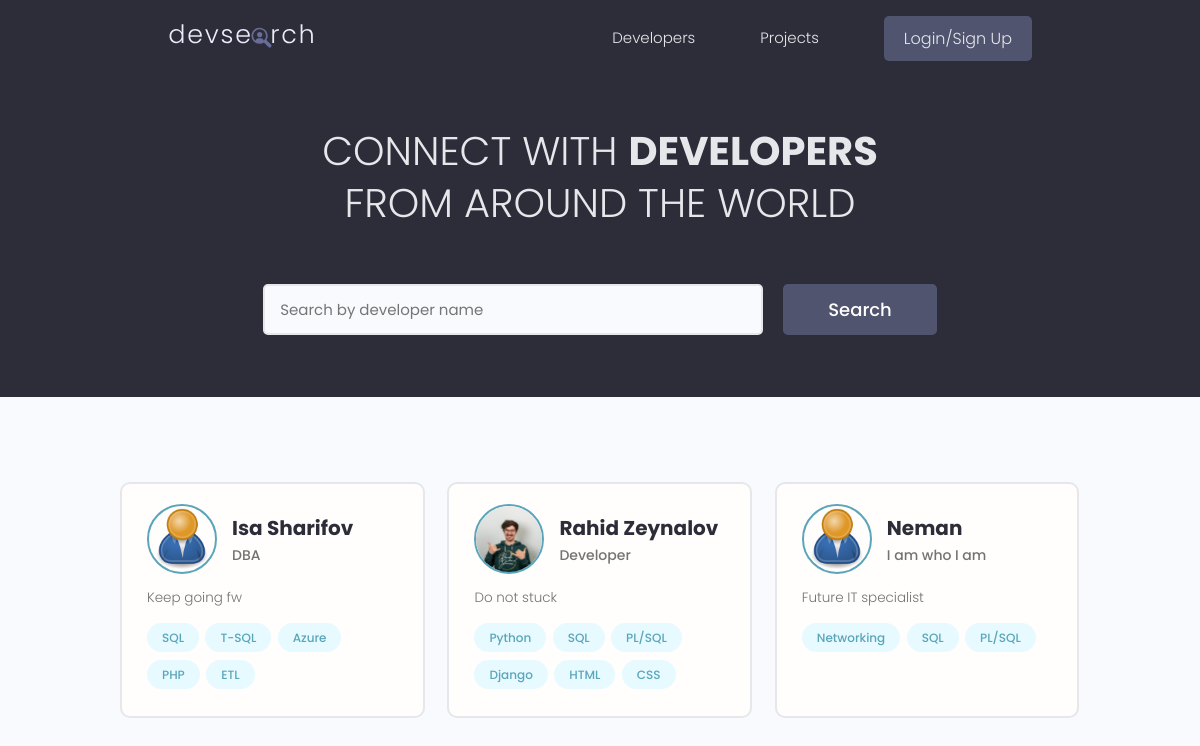
The page / on the database its author committed.
### users/models.py (models this page shows, shortened)
class Profile(models.Model):
    user = models.OneToOneField(User, on_delete=models.CASCADE, null=True, blank=True)
    name = models.CharField(max_length=150, null=True, blank=True)
    email = models.EmailField(max_length=150, null=True, blank=True)
    username = models.CharField(max_length=150, null=True, blank=True)
    location = models.CharField(max_length=150, null=True, blank=True)
    short_intro = models.CharField(max_length=200, null=True, blank=True)
    bio = models.TextField(null=True, blank=True)
    profile_image = models.ImageField(null=True, blank=True, upload_to='profiles/', default="profiles/users-default.png")
    social_github = models.CharField(max_length=150, null=True, blank=True)
    social_stackoverflow = models.CharField(max_length=150, null=True, blank=True)
    social_linkedin = models.CharField(max_length=150, null=True, blank=True)
    social_youtube = models.CharField(max_length=150, null=True, blank=True)
    social_medium = models.CharField(max_length=150, null=True, blank=True)
    created = models.DateTimeField(auto_now_add=True, null=True, blank=True)
    id = models.UUIDField(default=uuid.uuid4, unique=True, primary_key=True, editable=False)
    class Meta:
        ordering =['created']

class Skill(models.Model):
    owner = models.ForeignKey(Profile, on_delete=models.CASCADE, null=True, blank=True)
    name = models.CharField(max_length=150, null=True, blank=True)
    description = models.TextField(null=True, blank=True)
    created = models.DateTimeField(auto_now_add=True, null=True, blank=True)
    id = models.UUIDField(default=uuid.uuid4, unique=True, primary_key=True, editable=False)

### users/views.py (the view)
# urls.py: path('', views.profiles, name="profiles"),
def profiles(request):
    profiles, search_query = searchProfiles(request)
    custome_range, profiles = paginateProfiles(request, profiles, 3)
    context = {'profiles':profiles, 'search_query': search_query, 'custome_range':custome_range}
    return render(request, 'users/profiles.html', context=context)

### users/utils.py (called while the page is built)
def searchProfiles(request):
    search_query = ''
    if request.GET.get('search_query'):
        search_query = request.GET.get('search_query')
    skills = Skill.objects.filter(name__icontains=search_query)
    profiles = Profile.objects.distinct().filter(
        Q(name__icontains = search_query) |
        Q(short_intro__icontains = search_query) |
        Q(skill__in = skills))
    return profiles, search_query

### users/templates/users/profiles.html (shortened to what this page needs)
{% extends 'main.html' %}
{% block content %}
<main class="home">
    <section class="hero-section text-center">
        <div class="container container--narrow">
            <div class="hero-section__box">
                <h2>CONNECT WITH <span>DEVELOPERS</span></h2>
                <h2>FROM AROUND THE WORLD</h2>
            </div>
            <div class="hero-section__search">
                <form id="searchForm" class="form" action="{% url 'profiles' %}" method="get">
                    <div class="form__field">
                        <input class="input input--text" id="formInput#search" type="text" name="search_query"
                            value = "{{search_query}}" placeholder="Search by developer name" />
                    </div>
                    <input class="btn btn--sub btn--lg" type="submit" value="Search" />
                </form>
            </div>
        </div>
    </section>
    <section class="devlist">
        <div class="container">
            <div class="grid grid--three">
                {% for profile in profiles %}
                <div class="column card">
                    <div class="dev">
                        <a href="{% url 'user-profile' profile.id %}" class="card__body">
                            <div class="dev__profile">
                                <img class="avatar avatar--md" src="{{profile.profile_image.url}}"
                                    alt="image" />
                                <div class="dev__meta">
                                    <h3>{{profile.name}}</h3>
                                    <h5>{{profile.short_intro}}</h5>
                                </div>
                            </div>
                            <p class="dev__info">
                                {{profile.bio|slice:"150"}}
                            </p>
                            <div class="dev__skills">
                                {% for skill in profile.skill_set.all|slice:"6" %}
                                <span class="tag tag--pill tag--main">
                                    <small>{{skill.name}}</small>
                                </span>
                                {% endfor %}
                            </div>
                        </a>
                    </div>
                </div>
                {% endfor %}
            </div>
        </div>
    </section>
</main>
{% endblock content %}

### static/styles/app.css (style rules this page uses)
:root { --color-sub: #2d2d39; }
.btn--sub { background-color: var(--color-sub-light); }
.card { border: 2px solid var(--color-light); }
img { width: 100%; }
.hero-section { height: 40vh; display: flex; align-items: center; background-color: var(--color-sub); }
.hero-section__box { margin-bottom: 4rem; }
.hero-section__box > h2, .hero-section__box > h2 > span { font-size: 4rem; color: var(--color-light); line-height: 1.3; text-transform: uppercase; }
.hero-section__box > h2 { font-weight: 300; }
.hero-section__box > h2 > span { font-weight: 700; }
.hero-section__search > .form { display: flex; align-items: center; justify-content: center; gap: 2rem; }
.hero-section__search > .form input.input--text { width: 50rem; }
.devlist { margin-top: 8rem; }
.devlist .grid { align-items: stretch; }
.devlist .dev .dev__profile { display: flex; align-items: center; gap: 1.5rem; }
.devlist .dev .dev__meta h3 { color: var(--color-sub); font-size: 2rem; font-weight: 700; }
.devlist .dev .dev__meta h5 { color: var(--color-text); font-size: 1.4rem; font-weight: 500; }
.devlist .dev .dev__info { margin: 1.5rem 0; font-size: 1.35rem; line-height: 1.4; text-align: justify; }

### static/uikit/styles/modules/_variables.css (style rules this page uses)
:root { --color-main: #5aa5b9; --color-main-light: #e6faff; --color-sub: #3f4156; --color-sub-light: #51546e; --color-sub-lighter: #ededfd; --color-text: #737373; --color-gray: #8b8b8b; --color-light: #e5e7eb; --color-light-gray: #767676; --color-bg: #f8fafd; --color-white: #fffefd; --color-white-light: #f3f3f3; --color-success: #359e64; --color-success-bg: #def8e8; --color-error: #fc4b0b; --color-error-bg: #fff2ee; --font-base: 'Poppins', arial, helvetica, 'Segoe UI', roboto, ubuntu, sans-serif; --font-monospace: 'Fira Code', 'Courier New', courier, monospace; --font-regular: 300; --font-medium: 500; --font-bold: 700; --generic-shadow: 1px 1px 5px #00000010; --generic-transition: all 0.3s ease-in-out; }

### static/uikit/styles/modules/_base.css (style rules this page uses)
* { margin: 0; padding: 0; box-sizing: border-box; text-rendering: optimizeLegibility; color: inherit; font-size: inherit; }
html { font-size: 50%; }
@media only screen and (min-width: 480px) { html { font-size: 56.25%; } }
@media only screen and (min-width: 1200px) { html { font-size: 62.5%; } }
body { line-height: 1.6; font-weight: 400; font-size: 1.5rem; color: var(--color-text); background-color: var(--color-bg); min-height: 100vh; }

### static/uikit/styles/modules/_typography.css (style rules this page uses)
* { font-family: var(--font-base); }
h2 { font-size: 3.6rem; font-weight: var(--font-bold); }
h3 { font-size: 3.2rem; font-weight: var(--font-medium); }
h5 { font-size: 2.4rem; font-weight: var(--font-medium); }
h5, h6 { font-weight: var(--font-regular); }
p, span, strong { font-size: 1.6rem; color: var(--color-text); font-weight: var(--font-regular); }
a { padding-bottom: 2px; text-decoration: none; display: inline-block; color: var(--color-main); font-weight: var(--font-medium); }

### static/uikit/styles/modules/_utilities.css (style rules this page uses)
.container { width: 92%; max-width: 165rem; margin: 0 auto; box-sizing: border-box; }
.container--narrow { width: 92%; max-width: 120rem; }
@media screen and (min-width: 1000px) { .container { width: 90%; } }
@media screen and (min-width: 1000px) { .container--narrow { width: 85%; } }
@media screen and (min-width: 1200px) { .container { width: 80%; } }
@media screen and (min-width: 1200px) { .container--narrow { width: 72%; } }
.text-center { text-align: center; }

### static/uikit/styles/modules/_avatar.css (style rules this page uses)
.avatar { border-radius: 50%; border: 2px solid var(--color-main); object-fit: cover; }
.avatar--md { height: 7rem; width: 7rem; }

### static/uikit/styles/modules/_button.css (style rules this page uses)
.btn { display: inline-block; position: relative; cursor: pointer; background-color: var(--color-light); font-weight: var(--font-medium); color: var(--color-sub); text-decoration: none; padding: 1rem 2rem; border-radius: 0.5rem; border: none; width: -webkit-fit-content; width: -moz-fit-content; width: fit-content; height: -webkit-fit-content; height: -moz-fit-content; height: fit-content; font-size: 1.6rem; outline-width: 0; outline-color: transparent; -webkit-backface-visibility: hidden; backface-visibility: hidden; transition: all 0.3s ease-in-out; }
.btn--sub { background-color: var(--color-sub); color: var(--color-white); }
.btn--lg { font-size: 1.8rem; padding: 1.2rem 4.5rem; }

### static/uikit/styles/modules/_card.css (style rules this page uses)
.card { border-radius: 1rem; background-color: var(--color-white); border: 1.5px solid var(--color-light); width: auto; height: auto; margin-top: 0.5rem; margin-bottom: 0.5rem; overflow: hidden; }
.card__body, .card__header { padding: 2rem 2.5rem; }

### rows shown on the page
Profile: profile_image (placeholder picture), name "Isa Sharifov", short_intro "DBA", bio "Keep going fw"
Skill: name "SQL"
Skill: name "T-SQL"
Skill: name "Azure"
Skill: name "PHP"
Skill: name "ETL"
Profile: profile_image (picture), name "Rahid Zeynalov", short_intro "Developer", bio "Do not stuck"
Skill: name "Python"
Skill: name "SQL"
Skill: name "PL/SQL"
Skill: name "Django"
Skill: name "HTML"
Skill: name "CSS"
Profile: profile_image (placeholder picture), name "Neman", short_intro "I am who I am", bio "Future IT specialist"
Skill: name "Networking"
Skill: name "SQL"
Skill: name "PL/SQL"
